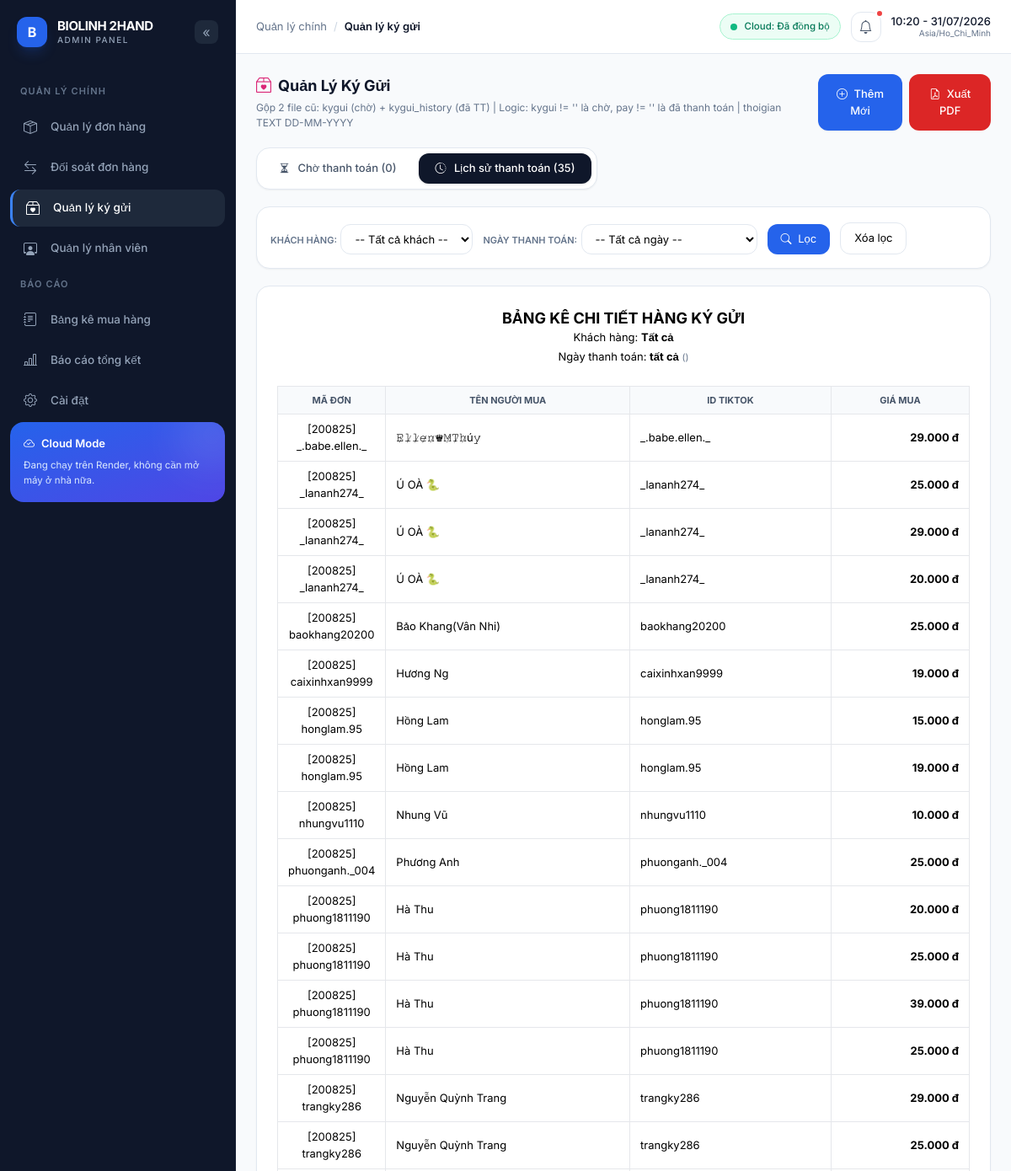
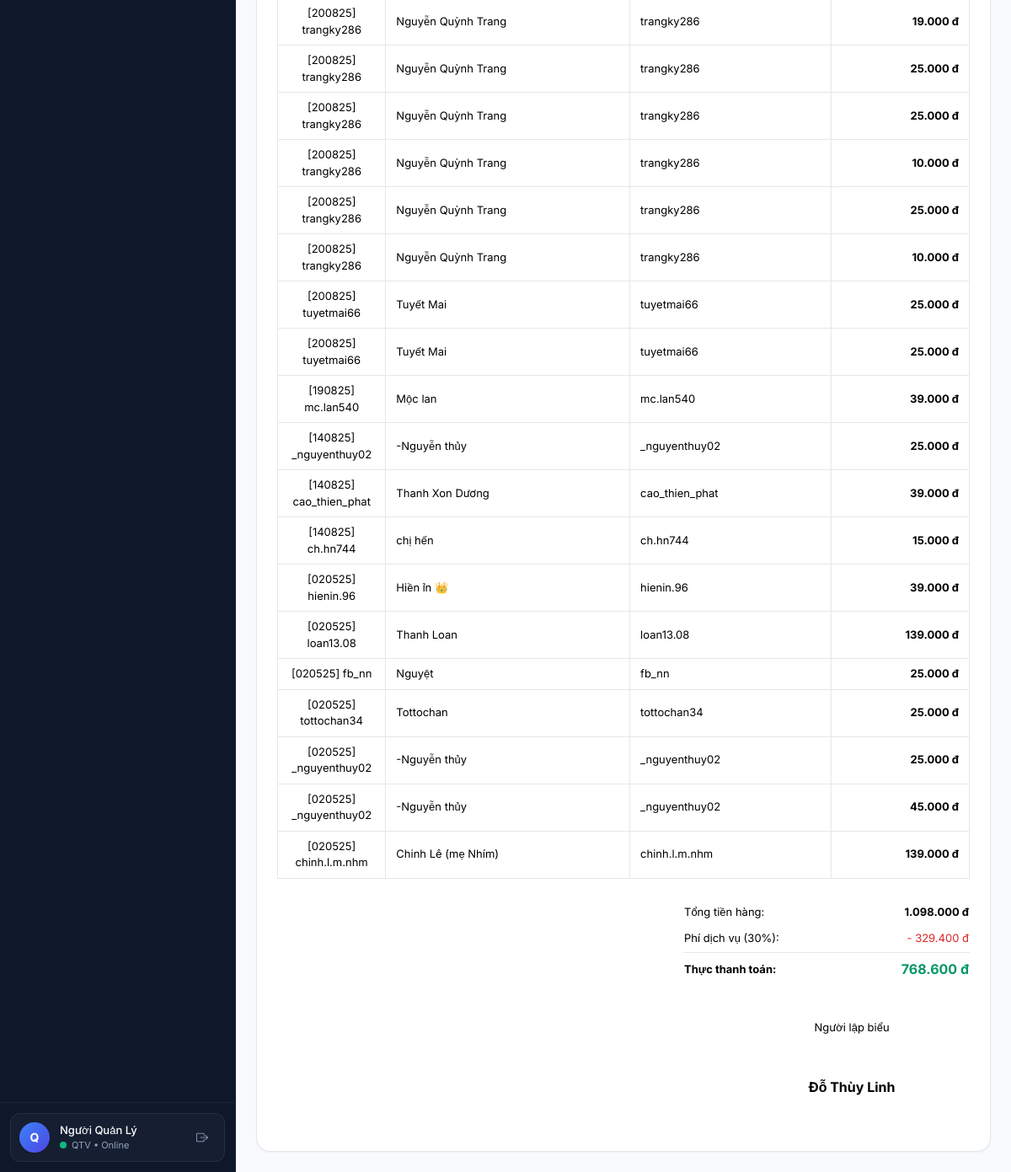
Page /kygui?tab=history&filter_pay=all&filter_date=all on the committed database (2 pictures, top to bottom).
### tables this page shows
CREATE TABLE kygui (
    id INTEGER PRIMARY KEY AUTOINCREMENT,
    order_id INTEGER,
    nickname TEXT,
    username TEXT,
    price REAL,
    kygui TEXT,
    pay TEXT DEFAULT '',
    thoigian TEXT DEFAULT ''
);

### app.py (the view, shortened to what this page needs)
@app.route('/kygui', methods=['GET'])
def kygui():
    if "uid" not in session and session.get('role') and session.get('role') != 'QTV':
        return "Từ chối truy cập!", 403
    if "uid" not in session and not session.get('role') and not session.get('user_id'):
        pass
    db = _get_db()
    if not db:
        flash("Không kết nối được CSDL!", "danger")
        return redirect("/")
    try:
        active_tab = request.args.get('tab', request.args.get('active_tab', 'pending'))  # pending | history
        filter_kygui = request.args.get('filter_kygui', 'all')
        filter_pay = request.args.get('filter_pay', 'all')
        filter_date = request.args.get('filter_date', 'all')
        cur = db.execute("SELECT DISTINCT kygui FROM kygui WHERE kygui IS NOT NULL AND TRIM(kygui) != '' ORDER BY kygui")
        khach_hang_list_pending = [r['kygui'] for r in cur.fetchall()]
        if filter_kygui == 'all':
            pending_rows = db.execute("SELECT * FROM kygui WHERE kygui IS NOT NULL AND TRIM(kygui) != '' ORDER BY id DESC").fetchall()
        else:
            pending_rows = db.execute("SELECT * FROM kygui WHERE TRIM(kygui) = ?", (filter_kygui,)).fetchall()
        pending_rows = [dict(r) for r in pending_rows]
        total_price = sum(float(r['price']) for r in pending_rows if r['price'])
        commission = total_price * 0.3
        net = total_price * 0.7
        cur2 = db.execute("SELECT DISTINCT pay FROM kygui WHERE pay IS NOT NULL AND TRIM(pay) != '' ORDER BY pay")
        khach_hang_list_history = [r['pay'] for r in cur2.fetchall()]
        cur3 = db.execute("SELECT DISTINCT thoigian FROM kygui WHERE thoigian IS NOT NULL AND TRIM(thoigian) != ''")
        ngay_raw = [r['thoigian'] for r in cur3.fetchall()]
        def sort_date_key(s):
            d = _parse_vn_date(s)
            return d or datetime.min.date()
        ngay_list = sorted(set([n for n in ngay_raw if n]), key=sort_date_key, reverse=True)
        query = "SELECT * FROM kygui WHERE pay IS NOT NULL AND TRIM(pay) != ''"
        params = []
        if filter_pay != 'all':
            query += " AND TRIM(pay) = ?"
            params.append(filter_pay)
        query += " ORDER BY id DESC"
        history_rows = db.execute(query, params).fetchall()
        history_rows = [dict(r) for r in history_rows]
        history_total = sum(float(r['price']) for r in history_rows if r['price'])
        history_commission = history_total * 0.3
        history_net = history_total * 0.7
        return render_template('kygui.html',
            rows=pending_rows,
            pending_orders=pending_rows,
            khach_hang_list=khach_hang_list_pending,
            khach_hang_list_pending=khach_hang_list_pending,
            selected_filter=filter_kygui,
            filter_kygui=filter_kygui,
            total_price=total_price,
            commission=commission,
            net=net,
            history_rows=history_rows,
            history_orders=history_rows,
            khach_hang_list_history=khach_hang_list_history,
            ngay_list=ngay_list,
            filter_pay=filter_pay,
            filter_date=filter_date,
            history_total_price=history_total,
            history_total=history_total,
            history_commission=history_commission,
            history_net=history_net,
            total_price_history=history_total,
            active_tab=active_tab
        )
    finally:
        try:
            db.close()
        except:
            pass

### templates/kygui.html (shortened to what this page needs)
{% extends "admin_base.html" %}
{% block breadcrumb_parent %}Quản lý chính{% endblock %}
{% block breadcrumb_child %}Quản lý ký gửi{% endblock %}
{% block head %}
<link rel="stylesheet" href="https://cdn.jsdelivr.net/npm/bootstrap-icons@1.11.3/font/bootstrap-icons.css">
{% endblock %}
{% block content %}
<div class="space-y-5">
  <div class="flex flex-col md:flex-row justify-between gap-3">
    <div>
      <h2 class="text-[18px] font-bold text-slate-900 flex items-center gap-2"><i class="bi bi-box2-heart text-pink-600"></i> Quản Lý Ký Gửi</h2>
      <p class="text-[12px] text-slate-500 mt-1">Gộp 2 file cũ: kygui (chờ) + kygui_history (đã TT) | Logic: kygui != '' là chờ, pay != '' là đã thanh toán | thoigian TEXT DD-MM-YYYY</p>
    </div>
    <div class="flex gap-2">
      <button onclick="openAddModal()" class="px-4 py-2 bg-blue-600 hover:bg-blue-700 text-white rounded-xl text-[13px] font-medium shadow-sm">
        <i class="bi bi-plus-circle mr-1"></i> Thêm Mới
      </button>
      <button onclick="exportHistoryPDF()" id="btnExport" class="hidden px-4 py-2 bg-red-600 hover:bg-red-700 text-white rounded-xl text-[13px] font-medium"><i class="bi bi-file-earmark-pdf mr-1"></i> Xuất PDF</button>
    </div>
  </div>
  <div class="bg-white rounded-2xl border border-slate-200 p-1.5 flex gap-1.5 w-fit shadow-sm">
    <a href="{{ url_for('kygui', tab='pending', filter_kygui=filter_kygui) }}" class="px-5 py-2 rounded-xl text-[13px] font-medium transition {% if active_tab != 'history' %}tab-active shadow{% else %}text-slate-600 hover:bg-slate-100{% endif %}">
      <i class="bi bi-hourglass-split mr-1.5"></i> Chờ thanh toán ({{ pending_orders|length }})
    </a>
    <a href="{{ url_for('kygui', tab='history', filter_pay=filter_pay, filter_date=filter_date) }}" class="px-5 py-2 rounded-xl text-[13px] font-medium transition {% if active_tab == 'history' %}tab-active shadow{% else %}text-slate-600 hover:bg-slate-100{% endif %}">
      <i class="bi bi-clock-history mr-1.5"></i> Lịch sử thanh toán ({{ history_orders|length }})
    </a>
  </div>
  {% if active_tab != 'history' %}
  <div class="grid grid-cols-1 md:grid-cols-3 gap-4">
    <div class="bg-gradient-to-br from-blue-600 to-indigo-600 rounded-2xl p-5 text-white shadow-lg shadow-blue-600/20">
      <div class="text-blue-100 text-[11px] font-semibold uppercase">Tổng tiền ký gửi</div>
      <div class="text-[24px] font-bold mt-1">{{ total_price | vnd }} đ</div>
    </div>
    <div class="bg-amber-50 rounded-2xl p-5 border border-amber-200">
      <div class="text-amber-700 text-[11px] font-semibold uppercase">Hoa hồng (30%)</div>
      <div class="text-[24px] font-bold mt-1 text-amber-700">{{ commission | vnd }} đ</div>
    </div>
    <div class="bg-emerald-50 rounded-2xl p-5 border border-emerald-200">
      <div class="text-emerald-700 text-[11px] font-semibold uppercase">Thực nhận (70%)</div>
      <div class="text-[24px] font-bold mt-1 text-emerald-700">{{ net | vnd }} đ</div>
    </div>
  </div>
  <div class="bg-white rounded-2xl border border-slate-200 shadow-sm overflow-hidden">
    <div class="p-4 border-b flex flex-col md:flex-row justify-between gap-3">
      <form method="GET" class="flex items-center gap-2">
        <input type="hidden" name="tab" value="pending">
        <label class="text-[13px] font-semibold">Chọn khách hàng:</label>
        <select name="filter_kygui" class="px-3 py-2 border border-slate-200 rounded-xl text-[13px] bg-white" onchange="this.form.submit()">
          <option value="all" {% if filter_kygui == 'all' %}selected{% endif %}>Tất cả</option>
          {% for kh in khach_hang_list_pending %}
          <option value="{{ kh }}" {% if filter_kygui == kh %}selected{% endif %}>{{ kh }}</option>
          {% endfor %}
        </select>
      </form>
      <form method="POST" action="{{ url_for('process_payment') }}" onsubmit="return confirm('Thanh toán toàn bộ cho khách này?');" class="flex items-center gap-2">
        <input type="hidden" name="khach_hang" value="{{ filter_kygui }}">
        <button type="submit" class="px-4 py-2 text-white font-bold rounded-xl text-[13px] shadow-sm" style="background-color:#ff5722;" {% if filter_kygui == 'all' %}disabled{% endif %}>
          Thanh Toán Cho Khách Đã Chọn
        </button>
      </form>
    </div>
    <div class="overflow-x-auto">
      <table class="w-full table-kysu">
        <thead class="bg-slate-50 border-b">
          <tr>
            <th class="text-center px-4 py-3">ID</th>
            <th class="text-left px-4 py-3">Mã Đơn Hàng</th>
            <th class="text-left px-4 py-3">Tên Người Mua</th>
            <th class="text-left px-4 py-3">ID Tiktok</th>
            <th class="text-right px-4 py-3">Giá Mua</th>
            <th class="text-left px-4 py-3">Ký Gửi</th>
            <th class="text-center px-4 py-3">Hành Động</th>
          </tr>
        </thead>
        <tbody class="divide-y divide-slate-100">
          {% for row in pending_orders %}
          <tr class="text-[13px] hover:bg-slate-50">
            <td class="px-4 py-3 text-center text-slate-500">{{ row['id'] }}</td>
            <td class="px-4 py-3 font-medium">{{ row['order_id'] }}</td>
            <td class="px-4 py-3">{{ row['nickname'] }}</td>
            <td class="px-4 py-3"><span class="text-[11px] bg-slate-100 px-2 py-0.5 rounded-full">{{ row['username'] }}</span></td>
            <td class="px-4 py-3 text-right font-bold text-red-600">{{ row['price'] | vnd }} đ</td>
            <td class="px-4 py-3"><span class="px-2 py-0.5 bg-pink-50 border border-pink-200 text-pink-700 rounded-full text-[11px] font-medium">{{ row['kygui'] }}</span></td>
            <td class="px-4 py-3 text-center">
              <form method="POST" action="{{ url_for('delete_kygui', id=row['id']) }}" onsubmit="return confirm('Xóa dòng này?');">
                <button type="submit" class="w-7 h-7 rounded-lg bg-red-50 hover:bg-red-100 border border-red-200 text-red-600 inline-flex items-center justify-center"><i class="bi bi-trash text-[12px]"></i></button>
              </form>
            </td>
          </tr>
          {% else %}
          <tr><td colspan="7" class="text-center py-10 text-slate-400">Không có dữ liệu ký gửi.</td></tr>
          {% endfor %}
        </tbody>
      </table>
    </div>
  </div>
  {% else %}
  <div class="bg-white rounded-2xl border border-slate-200 p-4 shadow-sm">
    <form method="GET" class="flex flex-wrap gap-3 items-end">
      <div>
        <label class="text-[11px] font-semibold uppercase text-slate-500">Khách hàng:</label>
        <select name="filter_pay" class="mt-1 px-3 py-2 border border-slate-200 rounded-xl text-[13px] bg-white">
          <option value="all" {% if filter_pay == 'all' %}selected{% endif %}>-- Tất cả khách --</option>
        </select>
      </div>
      <div>
        <label class="text-[11px] font-semibold uppercase text-slate-500">Ngày thanh toán:</label>
        <select name="filter_date" class="mt-1 px-3 py-2 border border-slate-200 rounded-xl text-[13px] bg-white">
          <option value="all" {% if filter_date == 'all' %}selected{% endif %}>-- Tất cả ngày --</option>
        </select>
      </div>
      <button type="submit" class="px-4 py-2 bg-blue-600 text-white rounded-xl text-[13px]"><i class="bi bi-search mr-1"></i> Lọc</button>
      <a href="{{ url_for('kygui', tab='history') }}" class="px-4 py-2 border border-slate-200 rounded-xl text-[13px] bg-white hover:bg-slate-50">Xóa lọc</a>
    </form>
  </div>
  <div id="exportArea" class="p-6 bg-white border border-slate-200 rounded-2xl shadow-sm">
    <div class="text-center mb-6">
      <h3 class="font-bold text-[18px] uppercase">Bảng Kê Chi Tiết Hàng Ký Gửi</h3>
      <p class="mb-1 text-[13px]">Khách hàng: <strong id="pdf_khach">{{ filter_pay if filter_pay != 'all' else 'Tất cả' }}</strong></p>
      <p class="text-[13px]">Ngày thanh toán: <strong id="pdf_ngay">{{ filter_date|vn_date if filter_date != 'all' else 'tất cả' }}</strong> <span class="text-[11px] text-slate-500">({{ filter_date if filter_date != 'all' else '' }})</span></p>
    </div>
    <div class="overflow-x-auto">
      <table class="w-full table-bordered border">
        <thead class="bg-slate-50 text-center">
          <tr class="text-[11px] uppercase font-semibold text-slate-600">
            <th class="border px-3 py-2" style="width:15%">Mã Đơn</th>
            <th class="border px-3 py-2">Tên Người Mua</th>
            <th class="border px-3 py-2">ID Tiktok</th>
            <th class="border px-3 py-2" style="width:20%">Giá Mua</th>
          </tr>
        </thead>
        <tbody>
          {% for row in history_orders %}
          <tr class="text-[13px]">
            <td class="border px-3 py-2 text-center">{{ row['order_id'] }}</td>
            <td class="border px-3 py-2">{{ row['nickname'] }}</td>
            <td class="border px-3 py-2">{{ row['username'] }}</td>
            <td class="border px-3 py-2 text-right font-bold">{{ row['price'] | vnd }} đ</td>
          </tr>
          {% else %}
          <tr><td colspan="4" class="border text-center py-6 text-slate-400">Không có dữ liệu lịch sử.</td></tr>
          {% endfor %}
        </tbody>
      </table>
    </div>
    <div class="flex justify-end mt-6">
      <div class="w-full md:w-[340px]">
        <table class="w-full text-[13px]">
          <tr><td class="py-1.5">Tổng tiền hàng:</td><td class="text-right font-bold">{{ history_total_price | vnd }} đ</td></tr>
          <tr><td class="py-1.5">Phí dịch vụ (30%):</td><td class="text-right text-red-600">- {{ history_commission | vnd }} đ</td></tr>
          <tr class="border-t"><td class="py-2.5 font-bold">Thực thanh toán:</td><td class="text-right font-bold text-emerald-600 text-[16px]">{{ history_net | vnd }} đ</td></tr>
        </table>
      </div>
    </div>
    <div class="flex justify-end mt-10 mr-10 pb-10">
      <div class="text-center min-w-[200px]">
        <p class="mb-12 text-[13px]">Người lập biểu</p>
        <p class="font-bold">Đỗ Thùy Linh</p>
      </div>
    </div>
  </div>
  {% endif %}
</div>
{% endblock %}

### rows in the picture
kygui: order_id "[200825] _.babe.ellen._", nickname "𝙴̷𝚕̷𝚕̷𝚎̷𝚗̷♛𝙼̷𝚃̷𝚑̷ú𝚢̷", username "_.babe.ellen._", price|vnd "29.000"
kygui: order_id "[200825] _lananh274_", nickname "Ú OÀ 🐍", username "_lananh274_", price|vnd "25.000"
kygui: order_id "[200825] _lananh274_", nickname "Ú OÀ 🐍", username "_lananh274_", price|vnd "29.000"
kygui: order_id "[200825] _lananh274_", nickname "Ú OÀ 🐍", username "_lananh274_", price|vnd "20.000"
kygui: order_id "[200825] baokhang20200", nickname "Bảo Khang(Vân Nhi)", username "baokhang20200", price|vnd "25.000"
kygui: order_id "[200825] caixinhxan9999", nickname "Hương Ng", username "caixinhxan9999", price|vnd "19.000"
kygui: order_id "[200825] honglam.95", nickname "Hồng Lam", username "honglam.95", price|vnd "15.000"
kygui: order_id "[200825] honglam.95", nickname "Hồng Lam", username "honglam.95", price|vnd "19.000"
kygui: order_id "[200825] nhungvu1110", nickname "Nhung Vũ", username "nhungvu1110", price|vnd "10.000"
kygui: order_id "[200825] phuonganh._004", nickname "Phương Anh", username "phuonganh._004", price|vnd "25.000"
kygui: order_id "[200825] phuong1811190", nickname "Hà Thu", username "phuong1811190", price|vnd "20.000"
kygui: order_id "[200825] phuong1811190", nickname "Hà Thu", username "phuong1811190", price|vnd "25.000"
kygui: order_id "[200825] phuong1811190", nickname "Hà Thu", username "phuong1811190", price|vnd "39.000"
kygui: order_id "[200825] phuong1811190", nickname "Hà Thu", username "phuong1811190", price|vnd "25.000"
kygui: order_id "[200825] trangky286", nickname "Nguyễn Quỳnh Trang", username "trangky286", price|vnd "29.000"
kygui: order_id "[200825] trangky286", nickname "Nguyễn Quỳnh Trang", username "trangky286", price|vnd "25.000"
kygui: order_id "[200825] trangky286", nickname "Nguyễn Quỳnh Trang", username "trangky286", price|vnd "19.000"
kygui: order_id "[200825] trangky286", nickname "Nguyễn Quỳnh Trang", username "trangky286", price|vnd "25.000"
kygui: order_id "[200825] trangky286", nickname "Nguyễn Quỳnh Trang", username "trangky286", price|vnd "25.000"
kygui: order_id "[200825] trangky286", nickname "Nguyễn Quỳnh Trang", username "trangky286", price|vnd "10.000"
kygui: order_id "[200825] trangky286", nickname "Nguyễn Quỳnh Trang", username "trangky286", price|vnd "25.000"
kygui: order_id "[200825] trangky286", nickname "Nguyễn Quỳnh Trang", username "trangky286", price|vnd "10.000"
kygui: order_id "[200825] tuyetmai66", nickname "Tuyết Mai", username "tuyetmai66", price|vnd "25.000"
kygui: order_id "[200825] tuyetmai66", nickname "Tuyết Mai", username "tuyetmai66", price|vnd "25.000"
kygui: order_id "[190825] mc.lan540", nickname "Mộc lan", username "mc.lan540", price|vnd "39.000"
kygui: order_id "[140825] _nguyenthuy02", nickname "-Nguyễn thủy", username "_nguyenthuy02", price|vnd "25.000"
kygui: order_id "[140825] cao_thien_phat", nickname "Thanh Xon Dương", username "cao_thien_phat", price|vnd "39.000"
kygui: order_id "[140825] ch.hn744", nickname "chị hến", username "ch.hn744", price|vnd "15.000"
kygui: order_id "[020525] hienin.96", nickname "Hiền ỉn 👑", username "hienin.96", price|vnd "39.000"
kygui: order_id "[020525] loan13.08", nickname "Thanh Loan", username "loan13.08", price|vnd "139.000"
kygui: order_id "[020525] fb_nn", nickname "Nguyệt", username "fb_nn", price|vnd "25.000"
kygui: order_id "[020525] tottochan34", nickname "Tottochan", username "tottochan34", price|vnd "25.000"
kygui: order_id "[020525] _nguyenthuy02", nickname "-Nguyễn thủy", username "_nguyenthuy02", price|vnd "25.000"
kygui: order_id "[020525] _nguyenthuy02", nickname "-Nguyễn thủy", username "_nguyenthuy02", price|vnd "45.000"
kygui: order_id "[020525] chinh.l.m.nhm", nickname "Chinh Lê (mẹ Nhím)", username "chinh.l.m.nhm", price|vnd "139.000"

### other values in the picture
{{ session.hovaten[0] if session.hovaten else 'Q' }} "Q"
{{ session.hovaten or 'Người Quản Lý' }} "Người Quản Lý"
{{ session.role or 'QTV' }} "QTV"
{{ pending_orders|length }} "0"
{{ history_orders|length }} "35"
{{ filter_pay if filter_pay != 'all' else 'Tất cả' }} "Tất cả"
{{ filter_date|vn_date if filter_date != 'all' else 'tất cả' }} "tất cả"
{{ history_total_price | vnd }} "1.098.000"
{{ history_commission | vnd }} "329.400"
{{ history_net | vnd }} "768.600"
